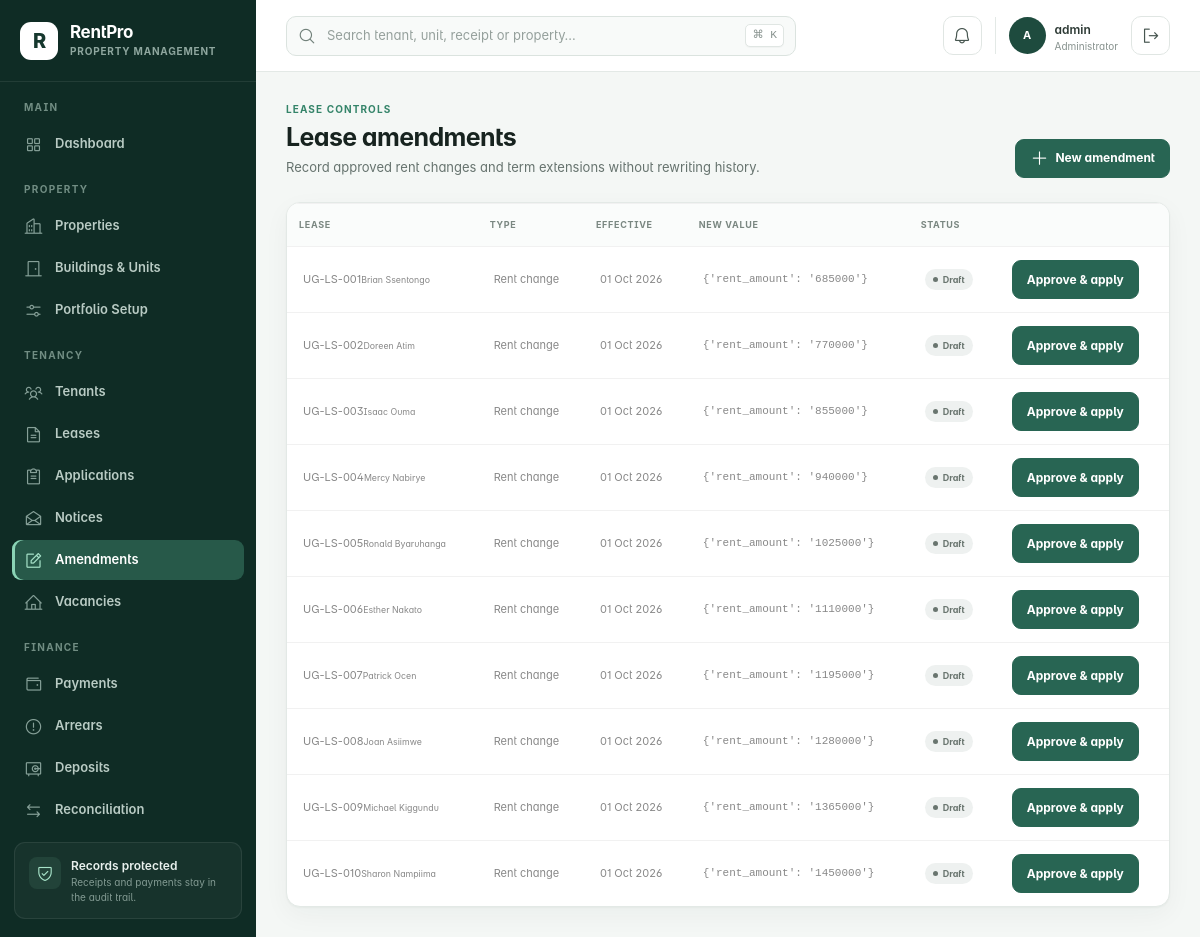
The page /lease-amendments/ (signed in) on the database its author committed.
### rentalapp/models.py (models this page shows, shortened)
class TimeStampedModel(models.Model):
    created_at = models.DateTimeField(default=timezone.now, editable=False)
    updated_at = models.DateTimeField(auto_now=True)
    class Meta:
        abstract = True

class LeaseAmendment(TimeStampedModel):
    class AmendmentType(models.TextChoices):
        RENT_CHANGE = "rent_change", "Rent change"
        TERM_EXTENSION = "term_extension", "Term extension"
        OCCUPANT_CHANGE = "occupant_change", "Occupant change"
        OTHER = "other", "Other"
    class Status(models.TextChoices):
        DRAFT = "draft", "Draft"
        APPROVED = "approved", "Approved"
        REJECTED = "rejected", "Rejected"
    lease = models.ForeignKey(Lease, on_delete=models.PROTECT, related_name="amendments")
    amendment_type = models.CharField(max_length=30, choices=AmendmentType.choices)
    effective_date = models.DateField()
    old_value = models.JSONField(default=dict, blank=True)
    new_value = models.JSONField(default=dict)
    reason = models.TextField()
    status = models.CharField(max_length=20, choices=Status.choices, default=Status.DRAFT)
    approved_by = models.ForeignKey(
        settings.AUTH_USER_MODEL,
        on_delete=models.PROTECT,
        related_name="approved_lease_amendments",
        null=True,
        blank=True,
    )
    approved_at = models.DateTimeField(null=True, blank=True)
    class Meta:
        ordering = ("-effective_date",)

class Lease(TimeStampedModel):
    class Status(models.TextChoices):
        DRAFT = "draft", "Draft"
        PENDING = "pending", "Pending approval"
        ACTIVE = "active", "Active"
        EXPIRING = "expiring", "Expiring soon"
        EXPIRED = "expired", "Expired"
        TERMINATED = "terminated", "Terminated"
        RENEWED = "renewed", "Renewed"
    FREQUENCY_CHOICES = (("monthly", "Monthly"), ("quarterly", "Quarterly"), ("annual", "Annual"))
    lease_number = models.CharField(max_length=30, unique=True)
    tenant = models.ForeignKey(Tenant, on_delete=models.PROTECT, related_name="leases")
    unit = models.ForeignKey(Unit, on_delete=models.PROTECT, related_name="leases")
    start_date = models.DateField()
    end_date = models.DateField()
    rent_amount = models.DecimalField(max_digits=14, decimal_places=2)
    billing_frequency = models.CharField(max_length=20, choices=FREQUENCY_CHOICES, default="monthly")
    due_day = models.PositiveSmallIntegerField(
        default=1, validators=[MinValueValidator(1), MaxValueValidator(28)]
    )
    security_deposit_required = models.DecimalField(max_digits=14, decimal_places=2, default=0)
    security_deposit_received = models.DecimalField(max_digits=14, decimal_places=2, default=0)
    notice_period_days = models.PositiveSmallIntegerField(default=30)
    status = models.CharField(max_length=20, choices=Status.choices, default=Status.DRAFT)
    notes = models.TextField(blank=True)
    application = models.OneToOneField(
        "RentalApplication",
        on_delete=models.PROTECT,
        related_name="lease",
        null=True,
        blank=True,
    )
    renewal_of = models.ForeignKey(
        "self",
        on_delete=models.PROTECT,
        related_name="renewals",
        null=True,
        blank=True,
    )
    signed_at = models.DateTimeField(null=True, blank=True)
    activated_at = models.DateTimeField(null=True, blank=True)
    terminated_at = models.DateTimeField(null=True, blank=True)
    termination_reason = models.TextField(blank=True)
    class Meta:
        ordering = ("-start_date", "lease_number")
        constraints = [
            models.UniqueConstraint(
                fields=("unit",),
                condition=models.Q(status__in=("active", "expiring")),
                name="one_current_lease_per_unit",
            )
        ]
    def __str__(self):
        return f"{self.lease_number} · {self.tenant}"

class Tenant(TimeStampedModel):
    class Status(models.TextChoices):
        PROSPECTIVE = "prospective", "Prospective"
        ACTIVE = "active", "Active"
        NOTICE_GIVEN = "notice_given", "Notice given"
        FORMER = "former", "Former"
        BLOCKED = "blocked", "Blocked"
    user = models.OneToOneField(
        settings.AUTH_USER_MODEL,
        on_delete=models.SET_NULL,
        null=True,
        blank=True,
        related_name="tenant_profile",
    )
    full_name = models.CharField(max_length=140, blank=True)
    phone = models.CharField(max_length=20)
    alternative_phone = models.CharField(max_length=20, blank=True)
    email = models.EmailField(blank=True)
    nationality = models.CharField(max_length=80, default="Ugandan", blank=True)
    national_id = models.CharField(max_length=30, blank=True)
    emergency_contact = models.CharField(max_length=100, blank=True)
    emergency_phone = models.CharField(max_length=20, blank=True)
    status = models.CharField(max_length=20, choices=Status.choices, default=Status.ACTIVE)
    class Meta:
        ordering = ("full_name", "id")
    def __str__(self):
        return self.full_name or (self.user.get_full_name() if self.user else self.phone)

### rentalapp/views.py (the view, shortened to what this page needs)
# urls.py: path("lease-amendments/", views.amendment_list, name="amendment_list"),
@login_and_roles_required(*ADMIN_ROLES)
def amendment_list(request):
    form = LeaseAmendmentForm(request.POST or None)
    return render(
        request,
        "leases/amendments.html",
        {"amendments": LeaseAmendment.objects.select_related("lease__tenant", "approved_by"), "form": form},
    )

### rentalapp/forms.py
class LeaseAmendmentForm(StyledModelForm):
    class Meta:
        model = LeaseAmendment
        fields = ("lease", "amendment_type", "effective_date", "new_value", "reason")
        widgets = {
            "effective_date": forms.DateInput(attrs={"type": "date"}),
            "new_value": forms.Textarea(
                attrs={"rows": 3, "placeholder": '{"rent_amount": "900000"} or {"end_date": "2027-12-31"}'}
            ),
        }

### rentalapp/context_processors.py (called while the page is built)
def workspace_context(request):
    notifications = Notification.objects.filter(is_read=False)
    if request.user.is_authenticated:
        notifications = notifications.filter(Q(user=request.user) | Q(user__isnull=True))
    else:
        notifications = notifications.filter(user__isnull=True)
    role = get_user_role(request.user)
    if role == "tenant":
        home_url = reverse("tenant_portal")
    elif role == "landlord":
        home_url = reverse("landlord_portal")
    elif role in STAFF_ROLES:
        home_url = reverse("dashboard")
    else:
        home_url = reverse("home")
    return {
        "workspace_notifications": notifications[:5],
        "workspace_notification_count": notifications.count(),
        "workspace_role": role,
        "workspace_home_url": home_url,
    }

### rentalapp/permissions.py (called while the page is built)
def get_user_role(user):
    if not getattr(user, "is_authenticated", False):
        return None
    if user.is_superuser:
        return UserProfile.Role.ADMINISTRATOR
    profile = getattr(user, "rental_profile", None)
    if not profile or not profile.is_active:
        return UserProfile.Role.VIEWER
    return profile.role

def user_has_role(user, roles):
    return get_user_role(user) in roles

def login_and_roles_required(*roles, write_only=False):
    def decorator(view):
        @wraps(view)
        def wrapped(request, *args, **kwargs):
            if not request.user.is_authenticated:
                return redirect_to_login(request.get_full_path())
            should_check = not write_only or request.method not in ("GET", "HEAD", "OPTIONS")
            if roles and should_check and not user_has_role(request.user, roles):
                raise PermissionDenied("Your role does not allow this action.")
            return view(request, *args, **kwargs)
        return wrapped
    return decorator

### rentalapp/templatetags/rental_tags.py (called while the page is built)
@register.filter
def initials(value):
    words = str(value or "R").split()
    return "".join(word[0] for word in words[:2]).upper()

### rentalapp/templates/leases/amendments.html (shortened to what this page needs)
{% extends 'base.html' %}{% load rental_tags %}
{% block content %}<header class="page-header"><div><span class="eyebrow">Lease controls</span><h1>Lease amendments</h1><p>Record approved rent changes and term extensions without rewriting history.</p></div><button class="btn btn-primary" data-bs-toggle="modal" data-bs-target="#newAmendment"><i class="ph ph-plus"></i> New amendment</button></header><section class="data-card"><table class="table"><thead><tr><th>Lease</th><th>Type</th><th>Effective</th><th>New value</th><th>Status</th><th></th></tr></thead><tbody>{% for item in amendments %}<tr><td>{{ item.lease.lease_number }}<small class="d-block text-muted">{{ item.lease.tenant }}</small></td><td>{{ item.get_amendment_type_display }}</td><td>{{ item.effective_date|date:'d M Y' }}</td><td class="audit-values">{{ item.new_value }}</td><td><span class="status-pill {{ item.status|status_class }}">{{ item.get_status_display }}</span></td><td>{% if item.status == 'draft' %}<form method="post" action="{% url 'amendment_approve' item.pk %}">{% csrf_token %}<button class="btn btn-primary">Approve &amp; apply</button></form>{% endif %}</td></tr>{% empty %}<tr><td colspan="6"><div class="empty-state">No amendments.</div></td></tr>{% endfor %}</tbody></table></section>{% with modal_id='newAmendment' modal_title='New lease amendment' eyebrow='Controlled change' submit_label='Save draft' %}{% include 'includes/create_modal.html' %}{% endwith %}{% endblock %}

### rentalapp/templates/base.html (shortened to what this page needs)
{% load static rental_tags %}
<!doctype html>
<html lang="en">
<head>
  <link rel="stylesheet" href="{% static 'assets/css/plugins/phosphor-icons.css' %}">
  <link rel="stylesheet" href="{% static 'assets/css/style.css' %}">
  <link rel="stylesheet" href="{% static 'assets/css/rentpro.css' %}">
</head>
<body>
  <div class="app-shell">
    <aside class="app-sidebar offcanvas-lg offcanvas-start" tabindex="-1" id="mainSidebar" aria-label="Primary navigation">
      <div class="sidebar-brand">
        <a href="{{ workspace_home_url }}" class="brand-mark" aria-label="RentPro home">R</a>
        <div><a href="{{ workspace_home_url }}" class="brand-name">RentPro</a><span>Property Management</span></div>
      </div>
      <nav class="sidebar-nav">
        {% if workspace_role == 'tenant' %}
        <div class="nav-group">
          <span class="nav-caption">Tenant portal</span>
          <a href="{% url 'tenant_portal' %}" class="nav-link active"><i class="ph ph-house-user"></i><span>My tenancy</span></a>
        </div>
        {% elif workspace_role == 'landlord' %}
        <div class="nav-group">
          <span class="nav-caption">Landlord portal</span>
          <a href="{% url 'landlord_portal' %}" class="nav-link active"><i class="ph ph-buildings"></i><span>My portfolio</span></a>
        </div>
        {% else %}
        <div class="nav-group">
          <span class="nav-caption">Main</span>
          <a href="{% url 'dashboard' %}" class="nav-link {% if request.resolver_match.url_name == 'dashboard' %}active{% endif %}"><i class="ph ph-squares-four"></i><span>Dashboard</span></a>
        </div>
        <div class="nav-group">
          <span class="nav-caption">Property</span>
          <a href="{% url 'property_list' %}" class="nav-link {% if 'property' in request.resolver_match.url_name %}active{% endif %}"><i class="ph ph-buildings"></i><span>Properties</span></a>
          <a href="{% url 'unit_list' %}" class="nav-link {% if 'unit' in request.resolver_match.url_name %}active{% endif %}"><i class="ph ph-door"></i><span>Buildings &amp; Units</span></a>
          <a href="{% url 'portfolio_setup' %}" class="nav-link {% if request.resolver_match.url_name == 'portfolio_setup' %}active{% endif %}"><i class="ph ph-sliders-horizontal"></i><span>Portfolio Setup</span></a>
        </div>
        <div class="nav-group">
          <span class="nav-caption">Tenancy</span>
          <a href="{% url 'tenant_list' %}" class="nav-link {% if 'tenant' in request.resolver_match.url_name %}active{% endif %}"><i class="ph ph-users-three"></i><span>Tenants</span></a>
          <a href="{% url 'lease_list' %}" class="nav-link {% if 'lease' in request.resolver_match.url_name %}active{% endif %}"><i class="ph ph-file-text"></i><span>Leases</span></a>
          <a href="{% url 'application_list' %}" class="nav-link {% if 'application' in request.resolver_match.url_name %}active{% endif %}"><i class="ph ph-clipboard-text"></i><span>Applications</span></a>
          <a href="{% url 'notice_list' %}" class="nav-link {% if request.resolver_match.url_name == 'notice_list' %}active{% endif %}"><i class="ph ph-envelope-open"></i><span>Notices</span></a>
          <a href="{% url 'amendment_list' %}" class="nav-link {% if 'amendment' in request.resolver_match.url_name %}active{% endif %}"><i class="ph ph-note-pencil"></i><span>Amendments</span></a>
          <a href="{% url 'unit_list' %}?status=available" class="nav-link"><i class="ph ph-house-line"></i><span>Vacancies</span></a>
        </div>
        <div class="nav-group">
          <span class="nav-caption">Finance</span>
          <a href="{% url 'payment_list' %}" class="nav-link "><i class="ph ph-wallet"></i><span>Payments</span></a>
          <a href="{% url 'arrears' %}" class="nav-link {% if request.resolver_match.url_name == 'arrears' %}active{% endif %}"><i class="ph ph-warning-circle"></i><span>Arrears</span></a>
          <a href="{% url 'deposit_list' %}" class="nav-link {% if request.resolver_match.url_name == 'deposit_list' %}active{% endif %}"><i class="ph ph-vault"></i><span>Deposits</span></a>
          <a href="{% url 'reconciliation_list' %}" class="nav-link {% if request.resolver_match.url_name == 'reconciliation_list' %}active{% endif %}"><i class="ph ph-arrows-left-right"></i><span>Reconciliation</span></a>
        </div>
        {% endif %}
      </nav>
      <div class="sidebar-help">
        <div class="help-icon"><i class="ph ph-shield-check"></i></div>
        <strong>Records protected</strong>
        <span>Receipts and payments stay in the audit trail.</span>
      </div>
    </aside>
    <div class="app-main">
      <header class="app-topbar">
        {% if workspace_role != 'tenant' and workspace_role != 'landlord' %}<form class="global-search" action="{% url 'global_search' %}" method="get" role="search">
          <i class="ph ph-magnifying-glass"></i>
          <input type="search" name="q" value="{{ request.GET.q|default:'' }}" placeholder="Search tenant, unit, receipt or property…" aria-label="Global search">
          <kbd>⌘ K</kbd>
        </form>{% endif %}
        <div class="topbar-actions">
          <div class="dropdown">
            <button class="icon-button notification-button" type="button" data-bs-toggle="dropdown" aria-expanded="false" aria-label="Notifications">
              <i class="ph ph-bell"></i>{% if workspace_notification_count %}<span>{{ workspace_notification_count }}</span>{% endif %}
            </button>
          </div>
          <div class="user-chip">
            <span class="avatar">{% if request.user.is_authenticated %}{{ request.user.get_full_name|default:request.user.username|initials }}{% else %}PM{% endif %}</span>
            <span class="d-none d-md-flex"><strong>{% if request.user.is_authenticated %}{{ request.user.get_full_name|default:request.user.username }}{% else %}Property Manager{% endif %}</strong><small>{{ workspace_role|default:'Operations'|title }}</small></span>
          </div>
          {% if request.user.is_authenticated %}<form method="post" action="{% url 'logout' %}">{% csrf_token %}<button class="icon-button" type="submit" title="Sign out"><i class="ph ph-sign-out"></i><span class="visually-hidden">Sign out</span></button></form>{% endif %}
        </div>
      </header>
      <main class="app-content">
        {% block content %}{% endblock %}
      </main>
    </div>
  </div>
</body>
</html>

### rows shown on the page
LeaseAmendment: lease.lease_number "UG-LS-001", lease.tenant "Brian Ssentongo", amendment_type "Rent change", effective_date "01 Oct 2026", new_value "{'rent_amount': '685000'}", status "Draft", shows "Approve & apply"
LeaseAmendment: lease.lease_number "UG-LS-002", lease.tenant "Doreen Atim", amendment_type "Rent change", effective_date "01 Oct 2026", new_value "{'rent_amount': '770000'}", status "Draft", shows "Approve & apply"
LeaseAmendment: lease.lease_number "UG-LS-003", lease.tenant "Isaac Ouma", amendment_type "Rent change", effective_date "01 Oct 2026", new_value "{'rent_amount': '855000'}", status "Draft", shows "Approve & apply"
LeaseAmendment: lease.lease_number "UG-LS-004", lease.tenant "Mercy Nabirye", amendment_type "Rent change", effective_date "01 Oct 2026", new_value "{'rent_amount': '940000'}", status "Draft", shows "Approve & apply"
LeaseAmendment: lease.lease_number "UG-LS-005", lease.tenant "Ronald Byaruhanga", amendment_type "Rent change", effective_date "01 Oct 2026", new_value "{'rent_amount': '1025000'}", status "Draft", shows "Approve & apply"
LeaseAmendment: lease.lease_number "UG-LS-006", lease.tenant "Esther Nakato", amendment_type "Rent change", effective_date "01 Oct 2026", new_value "{'rent_amount': '1110000'}", status "Draft", shows "Approve & apply"
LeaseAmendment: lease.lease_number "UG-LS-007", lease.tenant "Patrick Ocen", amendment_type "Rent change", effective_date "01 Oct 2026", new_value "{'rent_amount': '1195000'}", status "Draft", shows "Approve & apply"
LeaseAmendment: lease.lease_number "UG-LS-008", lease.tenant "Joan Asiimwe", amendment_type "Rent change", effective_date "01 Oct 2026", new_value "{'rent_amount': '1280000'}", status "Draft", shows "Approve & apply"
LeaseAmendment: lease.lease_number "UG-LS-009", lease.tenant "Michael Kiggundu", amendment_type "Rent change", effective_date "01 Oct 2026", new_value "{'rent_amount': '1365000'}", status "Draft", shows "Approve & apply"
LeaseAmendment: lease.lease_number "UG-LS-010", lease.tenant "Sharon Nampiima", amendment_type "Rent change", effective_date "01 Oct 2026", new_value "{'rent_amount': '1450000'}", status "Draft", shows "Approve & apply"

### other values the page prints
{{ request.user.get_full_name|default:request.user.username|initials }} "A"
{{ request.user.get_full_name|default:request.user.username }} "admin"
{{ workspace_role|default:'Operations'|title }} "Administrator"
